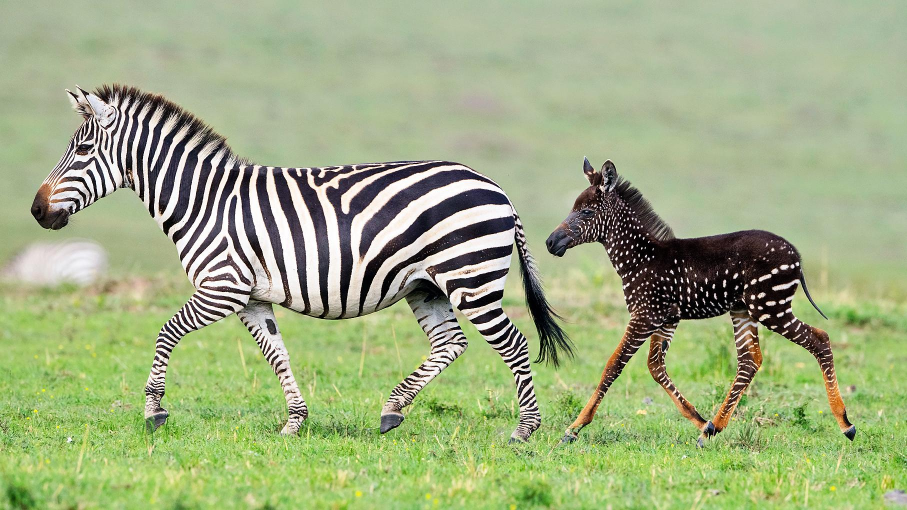
#> input picture test/Esonero1/mat224431/mat224431/zebra.jpg, 1814 x 1020 px (shown at 1/2 size)
$ jupyter execute Esonero1_8apr2021.ipynb   (shell and % lines are left out)
#> lines starting #> are read from the running program, lines starting #| are printed output that depends on the picture
# Esonero 1 - 8 Aprile 2021

Completare i seguenti esercizi tramite uno o più blocchi di codice e descrivendo le operazioni effettuate

### Punteggio Esercizi

    1a: 1
    1b: 1.5
    1c: 2
    1d: 1
    2: 1.5
    3: 1
    4: 1
    5: 1

[cell 1]
import numpy as np
from skimage.color import rgb2gray
from scipy.ndimage import convolve

import imageio
from skimage.color import rgb2gray

import matplotlib.pyplot as plt
from scipy.ndimage import affine_transform
from scipy import linalg


import cv2
import skimage
import numpy as np
import scipy.ndimage as ndimage
import matplotlib.pyplot as plt
import skimage.filters as skfilters


def pcolor(image, figsize=None, gray=False):
    if not figsize is None:
        plt.figure(figsize=figsize)

    if gray:
        plt.imshow(image, cmap="gray")
    else:
        plt.imshow(image)

    plt.show()


def pgray(image, figsize=None):
    pcolor(image, figsize, True)


# [4 lines left out: function print_info, not called in this run]


def bgr_to_gray(image):
    return cv2.cvtColor(image, cv2.COLOR_BGR2GRAY)


def rgb_to_gray(image):
    return cv2.cvtColor(image, cv2.COLOR_RGB2GRAY)

def myimshow(I, **kwargs):
    # utility function to show image
    plt.figure();
    plt.axis('off')
    plt.imshow(I, cmap=plt.gray(), **kwargs)

[cell 2]
# [57 lines left out: functions compute_line_parameters, hough_to_normal_coordinates, houghP_to_normal_coordinates, plot_lines_and_image, not called in this run]


def plot_x_and_image(image, hough_circles):
    working_image = image.copy()
    circles = np.round(hough_circles[0, :]).astype(np.uint)
    for (x, y, r) in circles:
        working_image = cv2.putText(working_image, 'X', (x,y), cv2.FONT_HERSHEY_SIMPLEX, 1, (0x0,0x0,0x0), 4, cv2.LINE_AA)

    plt.figure(figsize=(0x19, 0xf))
    plt.imshow(working_image)

# Esercizio 1

## Filtri di Gabor

Il filtro di Gabor (in forma semplificata) è definito dalla seguente funzione che restituisce due parti (reale e immaginaria)

$$RE_g(x,y,\omega,\theta) = \frac{\omega^2}{4\pi^3}\left[\exp\left\{-(\omega^2/8\pi^2) (4x'^2 + y'^2)\right\}\right]\exp\left(\pi^2/2\right)(\omega x \cos \theta)$$

$$IM_g(x,y,\omega,\theta) = \frac{\omega^2}{4\pi^3}\left[\exp\left\{-(\omega^2/8\pi^2) (4x'^2 + y'^2)\right\}\right]\exp\left(\pi^2/2\right)(\omega x \sin \theta)$$

dove $x' = x \cos \theta + y \sin \theta$ e $y' = y \cos \theta. - x \sin \theta$. L'implementazione è data dal codice sottostante:

[cell 3]
zebra =  rgb2gray(imageio.imread('zebra.jpg'))
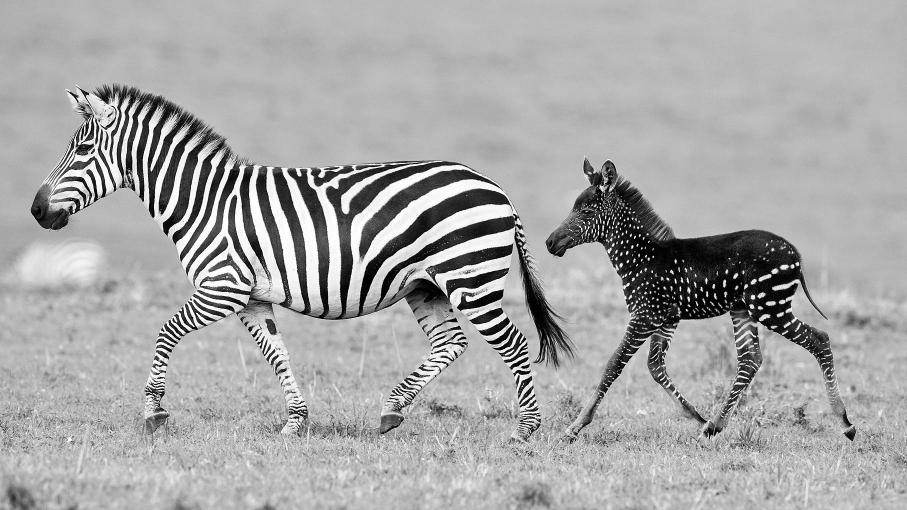
#> zebra: shape (1020, 1814) float64 (shown at 1/2 size); min 0, max 1, mean 0.654

[cell 4]
source = cv2.imread("/Users/t0re199/Documents/Uni/LM/Analisi Immagini e Video/Workspace/exam/cv_notebooks/test/Esonero1/mat224431/gabor1.jpg")
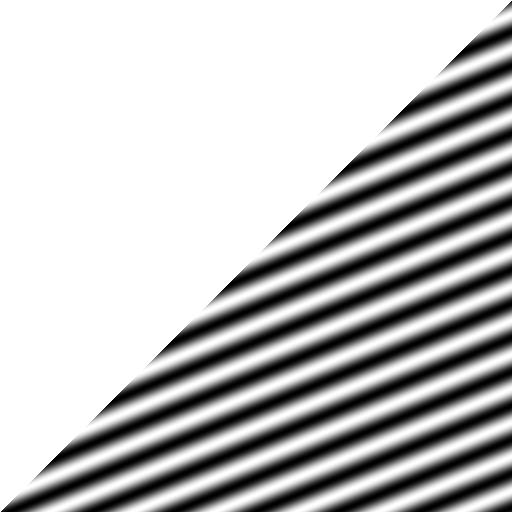
#> input picture test/Esonero1/mat224431/gabor1.jpg, 512 x 512 px, found by its file name
#> source is the input picture: shape (512, 512, 3); min 0, max 255, mean 191.4
source = cv2.cvtColor(source, cv2.COLOR_BGR2RGB)
source = rgb_to_gray(source)
pgray(source)

[cell 5]
myimshow(zebra)

[cell 6]
def genGabor(sz, omega, theta, func=np.cos):
    radius = (int(sz[0]/2.0), int(sz[1]/2.0))
    [x, y] = np.meshgrid(range(-radius[0], radius[0]), range(-radius[1], radius[1]))

    x1 = x * np.cos(theta) + y * np.sin(theta)
    y1 = -x * np.sin(theta) + y * np.cos(theta)

    gauss = omega**2 / (4*np.pi**3) * np.exp(- omega**2 / (8*np.pi**2) * ( 4 * x1**2 + y1**2))
    sinusoid = func(omega * x1) * np.exp(np.pi**2 / 2)
    gabor = gauss * sinusoid
    return gabor

`sz` rappresenta la dimensione del filtro, `omega` la frequenza e `theta` l'orientamento.

1. Plottare il filtro per valori a scelta dei parametri

[cell 7]
genGabor_filter = genGabor((0x40, 0x40), omega=0.4, theta=-45/np.pi) #questi sono i migliori parametri
myimshow(genGabor_filter)
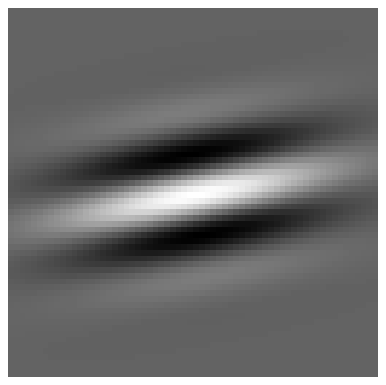
#> figure drawn by matplotlib, 1 panel

2. Applicare il filtro di Gabor alla figura della zebra e plottare il risultato. Cosa potete dire del filtro?

[cell 8]
filtered_image = convolve(zebra, genGabor_filter)
myimshow(filtered_image)

Sembra un filtro passa alto, mette in evidenza transizione di intensità: sfoca tutto ma mette in evidenza le righe delle due zebbre

3. Aggiustare i parametri di ampiezza e rotazione per individuare le strisce verticali. plottare il risultato

[cell 9]
#genGabor_filter = genGabor((0x40, 0x40), omega=0.4, theta=-45/np.pi) #riportati precedentemente
#myimshow(genGabor_filter)

Per la seguente immagine _gabor1.jpg_

[cell 10]
filtered_image = convolve(source, genGabor_filter)
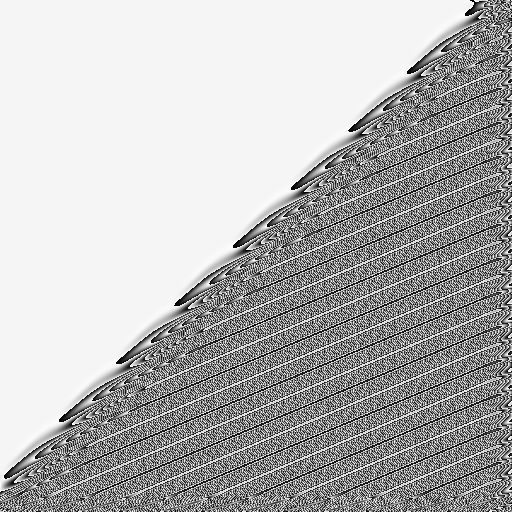
#> filtered_image: shape (512, 512); min 0, max 255, mean 179.4
pgray(filtered_image)

4. Qual è il filtro più semplice che permetterebbe di individuare i contorni? Giustificare la risposta

Il filtro di sobel in quanto l'immagine essendo in bianco e nero permette di estrarre bene le discontinuità.

[cell 11]
sobel_filtered = skimage.filters.sobel(source)
pgray(sobel_filtered)

Visto che le righe sono oblique, sarebbe meglio impiegare un filtro isotropico, produrrebbe dettagli migliori

[cell 12]
iso_laplacian_filter = np.float32([
                                            [-0x1,-0x1,-0x1],
                                            [-0x1,0x8,-0x1],
                                            [-0x1,-0x1,-0x1]
                                        ])

[cell 13]
laplacian_filtered_image = cv2.filter2D(source, -0x1, iso_laplacian_filter)
pgray(laplacian_filtered_image)

Come era facile aspettarsi, le righe oblique, sono definite meglio rispetto all'operatore di sobel.

# Esercizio 2

Riconoscere il filtro che ha generato questa immagine a partire dall'immagine contenente le forme. Fornire un esempio.

[cell 14]
source = cv2.imread("/Users/t0re199/Documents/Uni/LM/Analisi Immagini e Video/Workspace/exam/cv_notebooks/test/Esonero1/mat224431/triangoli.jpg")
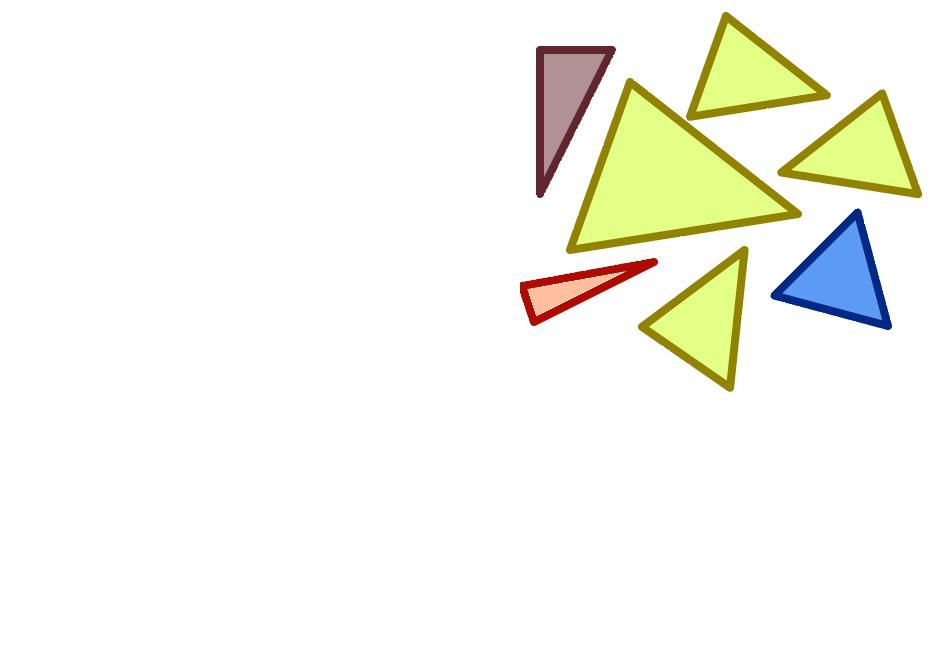
#> input picture test/Esonero1/mat224431/triangoli.jpg, 936 x 648 px, found by its file name
#> source is the input picture: shape (648, 936, 3); mean B, G, R 239.4, 247.4, 246.9
image = bgr_to_gray(source)
pgray(image)

[cell 15]
img = skimage.img_as_float32(image)
laplace = cv2.Laplacian(img, ddepth=-0x1, ksize=0x3, scale=0x1)
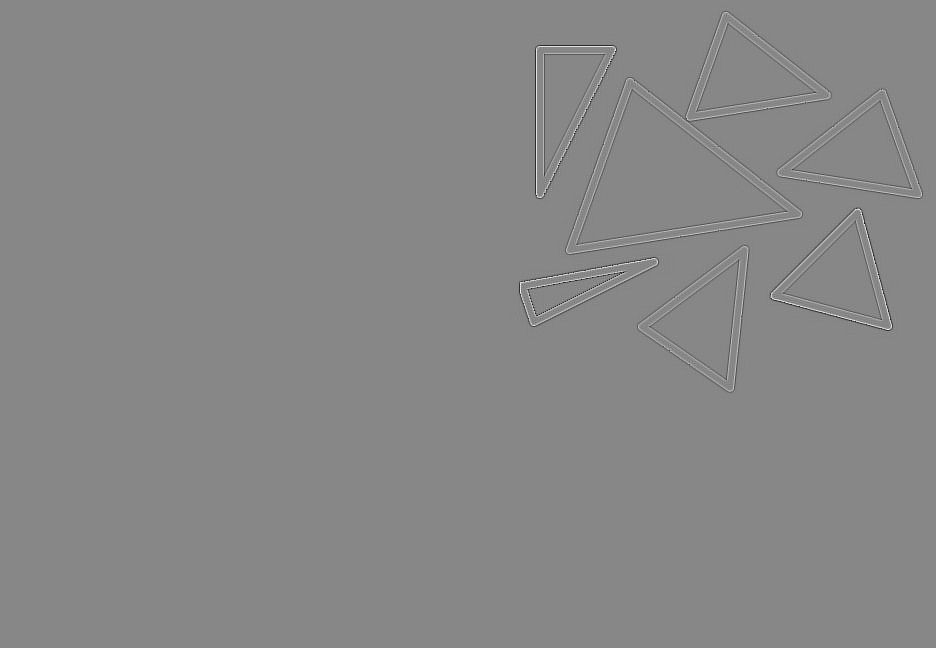
#> laplace: shape (648, 936) float32; min -4.43, max 3.94, mean 5.33e-08; drawn with min black and max white
pgray(laplace, figsize=(0xf, 0xf))

L'immagine si presenta anonima su sfondo grigio, ottenuto dove i cambiamenti di intensita' sono costanti mentre sono evidenziati contorni ben delineati.

Il filtro è un un filtro laplaciano

# Esercizio 3

Mostrare gli effetti e spiegare cosa succedequando si applica due volte un filtro gaussiano

Data un'immagine _img_ applicare il filtro gaussiano G

img1 = G(G(img))

A cosa equivale questa trasformazione?
Fornire un esempio

[cell 16]
source = cv2.imread("/Users/t0re199/Documents/Uni/LM/Analisi Immagini e Video/Workspace/exam/cv_notebooks/test/Esonero1/mat224431/forme.jpg")
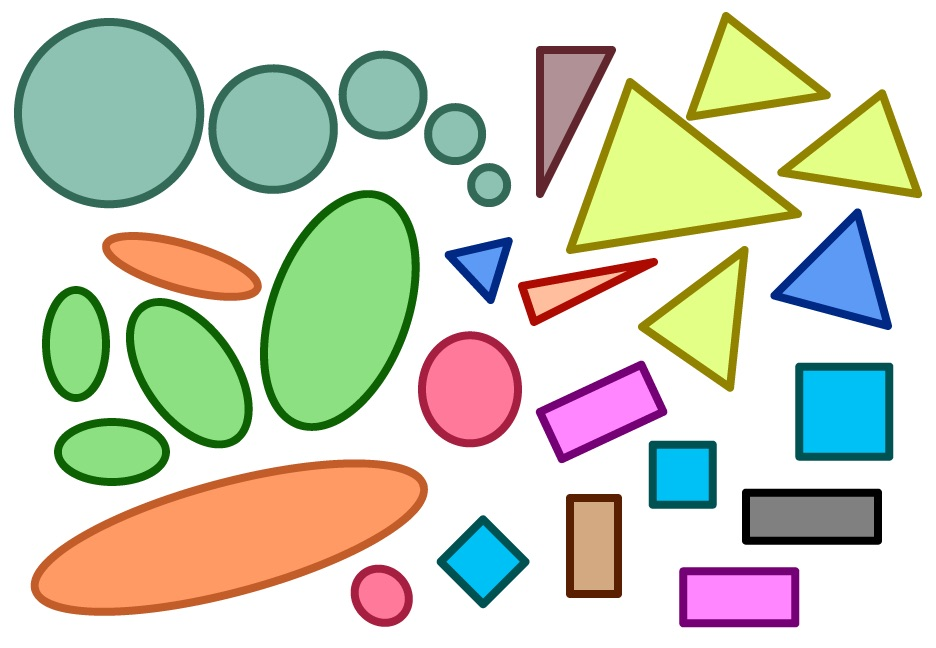
#> input picture test/Esonero1/mat224431/forme.jpg, 936 x 648 px, found by its file name
#> source is the input picture: shape (648, 936, 3); mean B, G, R 194.4, 211.7, 207.7
image = cv2.cvtColor(source, cv2.COLOR_BGR2RGB)
pcolor(image)

[cell 17]
img1 = cv2.GaussianBlur(image, (0x9, 0x9), 0x3)
img1 = cv2.GaussianBlur(img1, (0x9, 0x9), 0x3)
pcolor(img1, figsize=(0xf, 0xf))

[cell 18]
test1 = cv2.GaussianBlur(image, (0x9, 0x9), 0x6)
pcolor(test1, figsize=(0xf, 0xf))

Sembra essere equivalente ad applicare una volta il filtro gaussiano ma con sigma = 2*sigma

# Esercizio 4

Identificare i cerchi verdi tramite trasformata di Hough segnandoli con una X

[cell 19]
source = cv2.imread("/Users/t0re199/Documents/Uni/LM/Analisi Immagini e Video/Workspace/exam/cv_notebooks/test/Esonero1/mat224431/forme.jpg")
source = cv2.cvtColor(source, cv2.COLOR_BGR2RGB)
working_image = rgb2gray(source)
pgray(working_image)

[cell 20]
working_image = cv2.GaussianBlur(working_image, (0x5, 0x5), 0x6)
pgray(working_image)

[cell 21]
working_image = skimage.img_as_ubyte(working_image)

[cell 22]
circles = cv2.HoughCircles(working_image, cv2.HOUGH_GRADIENT, 0.9, minDist=40, param1=100, param2=80, minRadius=20, maxRadius=100)
#> circles = [[108.5, 112.5, 86.9], [272.5, 128.5, 56.2], [382.5, 94.5, 44.8], [454.5, 133.5, 31.4], [477.5, 388.5, 60.7], [488.5, 184.5, 22.3]]
circles.shape
#> Out = (1, 6, 3)

[cell 23]
plot_x_and_image(working_image, circles)
#> in plot_x_and_image, `circles = np.round(hough_circles[0, :]).astype(np.uint)`: circles = [[108, 112, 87], [272, 128, 56], [382, 94, 45], [454, 134, 31], [478, 388, 61], [488, 184, 22]]
#> the loop in plot_x_and_image, `for (x, y, r) in circles:` made 6 passes
#> pass 1, in plot_x_and_image, `working_image = cv2.putText(working_image, 'X', (x,y), cv2.FONT_HERSHE..`:
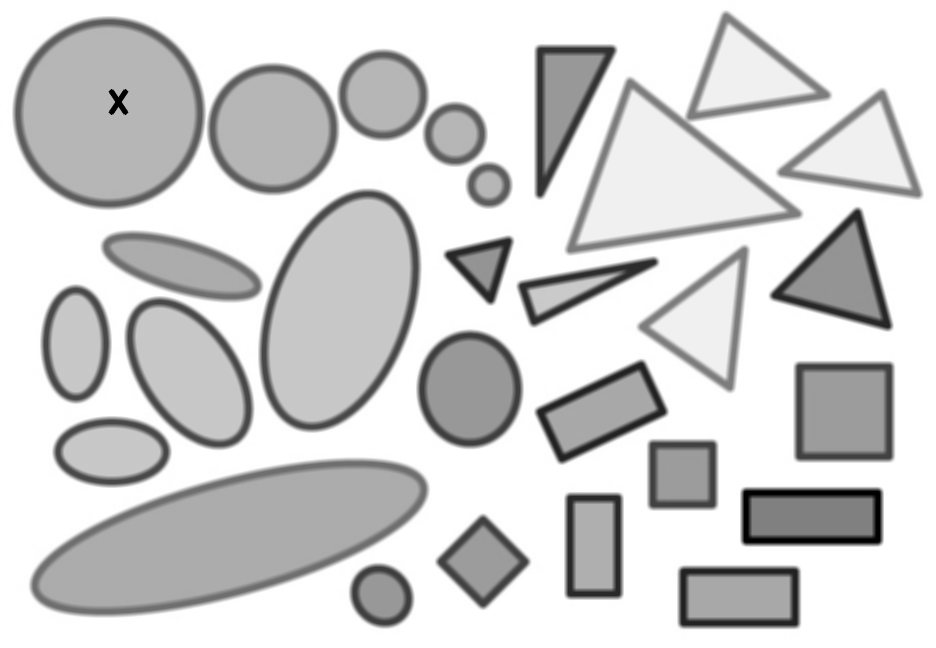
#> working_image: shape (648, 936); min 0, max 255, mean 209.5
#> after the loop in plot_x_and_image, `for (x, y, r) in circles:`:
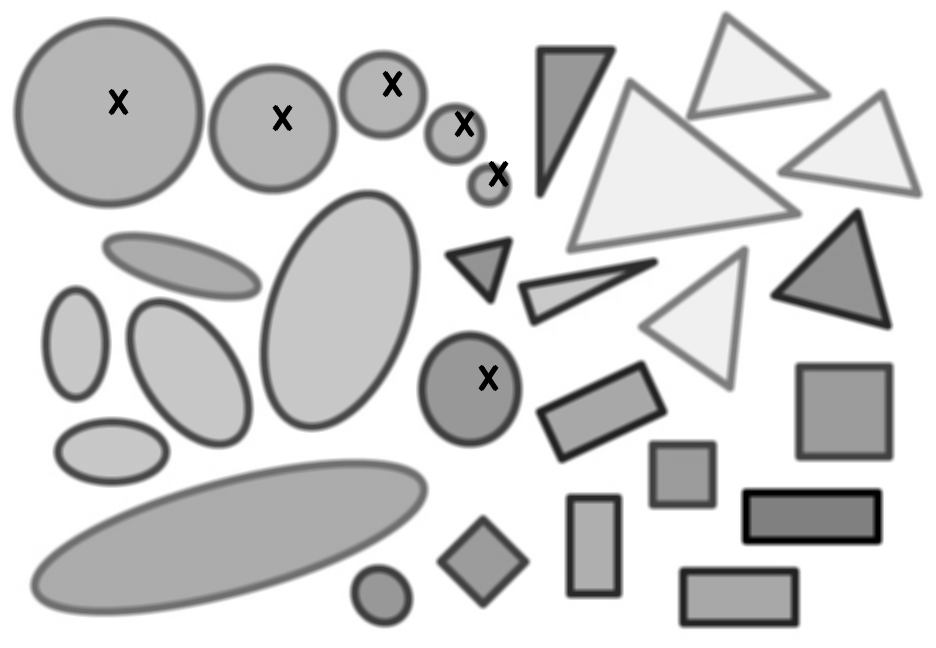
#> working_image: shape (648, 936); min 0, max 255, mean 209.2

# Esercizio 5

Definire una matrice di roto traslazione che effettua una rotazione di 55° in senso orario in (15, 25) e una traslazione di 50 px sull'asse x.

Mostrare e descrivere tutti i passaggi: dalla definizione della matrice all'applicazione della trasformazione

[cell 24]
angle = 55 * np.pi / 180.0

rotation_matrix = np.array([
                            [np.cos(angle), -np.sin(angle)],
                            [np.sin(angle), np.cos(angle)]
                            ])

traslation_matrix = np.float32([
                                [1,0,50],
                                [0,1,0]
                            ])

[cell 25]
source = cv2.imread("/Users/t0re199/Documents/Uni/LM/Analisi Immagini e Video/Workspace/exam/cv_notebooks/test/Esonero1/mat224431/gabor1.jpg")
source = cv2.cvtColor(source, cv2.COLOR_BGR2RGB)
source = rgb_to_gray(source)

[cell 26]
center = np.array((15,25))
offset=(center-center.dot(rotation_matrix)).dot(linalg.inv(rotation_matrix))
rotated_image=affine_transform(source,rotation_matrix,order=2,offset=-offset)

[cell 27]
pgray(rotated_image)

[cell 28]
translated_image = cv2.warpAffine(rotated_image, traslation_matrix, (source.shape[0x1], source.shape[0x0]))
pgray(translated_image)

[cell 29]
overall = np.array([
                            [np.cos(angle), -np.sin(angle), 50],
                            [np.sin(angle), np.cos(angle), 0]
                            ])

[cell 30]
overall_transform = affine_transform(source,overall,order=2,offset=-offset)
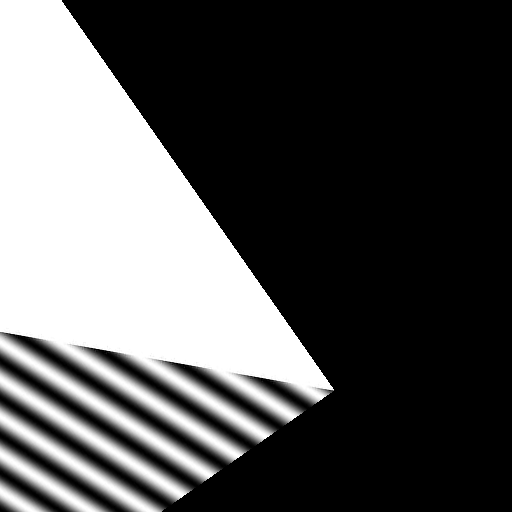
#> overall_transform: shape (512, 512); min 0, max 255, mean 85.1
pgray(overall_transform)
